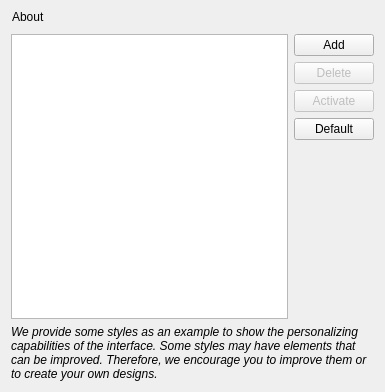
<?xml version="1.0" encoding="UTF-8"?>
<ui version="4.0">
 <class>LoadQSSDialog</class>
 <widget class="QDialog" name="LoadQSSDialog">
  <property name="geometry">
   <rect>
    <x>0</x>
    <y>0</y>
    <width>385</width>
    <height>392</height>
   </rect>
  </property>
  <property name="windowTitle">
   <string>Load QSS - UI themes</string>
  </property>
   <layout class="QVBoxLayout" name="verticalLayout_2">
   <property name="topMargin">
    <number>6</number>
   </property>
   <item>
    <layout class="QHBoxLayout" name="horizontalLayout_2">
     <item>
      <widget class="QPushButton" name="btn_About">
       <property name="minimumSize">
        <size>
         <width>0</width>
         <height>0</height>
        </size>
       </property>
       <property name="cursor">
        <cursorShape>PointingHandCursor</cursorShape>
       </property>
       <property name="styleSheet">
        <string notr="true">text-align:left;</string>
       </property>
       <property name="text">
        <string>About</string>
       </property>
       <property name="flat">
        <bool>true</bool>
       </property>
      </widget>
     </item>
     <item>
      <spacer name="horizontalSpacer">
       <property name="orientation">
        <enum>Qt::Horizontal</enum>
       </property>
       <property name="sizeHint" stdset="0">
        <size>
         <width>40</width>
         <height>20</height>
        </size>
       </property>
      </spacer>
     </item>
    </layout>
   </item>
   <item>
    <layout class="QHBoxLayout" name="horizontalLayout">
     <item>
      <widget class="QListWidget" name="listStyles">
       <property name="cursor" stdset="0">
        <cursorShape>PointingHandCursor</cursorShape>
       </property>
       <property name="alternatingRowColors">
        <bool>true</bool>
       </property>
      </widget>
     </item>
     <item>
      <layout class="QVBoxLayout" name="verticalLayout">
       <item>
        <widget class="QPushButton" name="addBtn">
         <property name="enabled">
          <bool>true</bool>
         </property>
         <property name="cursor">
          <cursorShape>PointingHandCursor</cursorShape>
         </property>
         <property name="text">
          <string>Add</string>
         </property>
        </widget>
       </item>
       <item>
        <widget class="QPushButton" name="deleteBtn">
         <property name="enabled">
          <bool>false</bool>
         </property>
         <property name="cursor">
          <cursorShape>PointingHandCursor</cursorShape>
         </property>
         <property name="text">
          <string>Delete</string>
         </property>
        </widget>
       </item>
       <item>
        <widget class="QPushButton" name="activateBtn">
         <property name="enabled">
          <bool>false</bool>
         </property>
         <property name="cursor">
          <cursorShape>PointingHandCursor</cursorShape>
         </property>
         <property name="text">
          <string>Activate</string>
         </property>
        </widget>
       </item>
       <item>
        <widget class="QPushButton" name="defaultBtn">
         <property name="cursor">
          <cursorShape>PointingHandCursor</cursorShape>
         </property>
         <property name="text">
          <string>Default</string>
         </property>
        </widget>
       </item>
       <item>
        <spacer name="verticalSpacer">
         <property name="orientation">
          <enum>Qt::Vertical</enum>
         </property>
         <property name="sizeHint" stdset="0">
          <size>
           <width>20</width>
           <height>40</height>
          </size>
         </property>
        </spacer>
       </item>
      </layout>
     </item>
    </layout>
   </item>
   <item>
    <widget class="QLabel" name="label">
     <property name="font">
      <font>
       <weight>50</weight>
       <italic>true</italic>
       <bold>false</bold>
      </font>
     </property>
     <property name="cursor">
      <cursorShape>ArrowCursor</cursorShape>
     </property>
     <property name="lineWidth">
      <number>1</number>
     </property>
     <property name="text">
      <string>We provide some styles as an example to show the personalizing capabilities of the interface. Some styles may have elements that can be improved. Therefore, we encourage you to improve them or to create your own designs.</string>
     </property>
     <property name="textFormat">
      <enum>Qt::AutoText</enum>
     </property>
     <property name="scaledContents">
      <bool>true</bool>
     </property>
     <property name="wordWrap">
      <bool>true</bool>
     </property>
    </widget>
   </item>
  </layout>
 </widget>
  <resources/>
 <connections>
  <connection>
   <sender>addBtn</sender>
   <signal>clicked()</signal>
   <receiver>LoadQSSDialog</receiver>
    <slot>addStyle()</slot>
   <hints>
    <hint type="sourcelabel">
     <x>336</x>
     <y>51</y>
    </hint>
    <hint type="destinationlabel">
     <x>299</x>
     <y>147</y>
    </hint>
   </hints>
  </connection>
  <connection>
   <sender>deleteBtn</sender>
   <signal>clicked()</signal>
   <receiver>LoadQSSDialog</receiver>
    <slot>deleteStyle()</slot>
   <hints>
    <hint type="sourcelabel">
     <x>336</x>
     <y>82</y>
    </hint>
    <hint type="destinationlabel">
     <x>281</x>
     <y>151</y>
    </hint>
   </hints>
  </connection>
  <connection>
   <sender>defaultBtn</sender>
   <signal>clicked()</signal>
   <receiver>LoadQSSDialog</receiver>
    <slot>resetStyle()</slot>
   <hints>
    <hint type="sourcelabel">
     <x>373</x>
     <y>148</y>
    </hint>
    <hint type="destinationlabel">
     <x>233</x>
     <y>145</y>
    </hint>
   </hints>
  </connection>
  <connection>
   <sender>listStyles</sender>
   <signal>itemClicked(QListWidgetItem*)</signal>
   <receiver>LoadQSSDialog</receiver>
    <slot>selectRow()</slot>
   <hints>
    <hint type="sourcelabel">
     <x>74</x>
     <y>86</y>
    </hint>
    <hint type="destinationlabel">
     <x>2</x>
     <y>12</y>
    </hint>
   </hints>
  </connection>
  <connection>
   <sender>activateBtn</sender>
   <signal>clicked()</signal>
   <receiver>LoadQSSDialog</receiver>
    <slot>applyStyle()</slot>
   <hints>
    <hint type="sourcelabel">
     <x>336</x>
     <y>111</y>
    </hint>
    <hint type="destinationlabel">
     <x>254</x>
     <y>152</y>
    </hint>
   </hints>
  </connection>
  <connection>
   <sender>btn_About</sender>
   <signal>clicked()</signal>
   <receiver>LoadQSSDialog</receiver>
    <slot>about()</slot>
   <hints>
    <hint type="sourcelabel">
     <x>45</x>
     <y>14</y>
    </hint>
    <hint type="destinationlabel">
     <x>3</x>
     <y>49</y>
    </hint>
   </hints>
  </connection>
 </connections>
 <slots>
  <slot>AddStyle()</slot>
  <slot>DeleteStyle()</slot>
  <slot>ApplyStyle()</slot>
  <slot>ResetStyle()</slot>
  <slot>SelectRow()</slot>
  <slot>PreviewStyle()</slot>
  <slot>About()</slot>
 </slots>
</ui>
